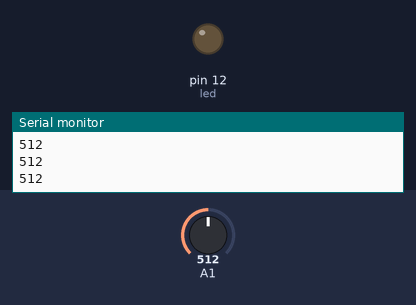
Recording of a sketch running on a simulated Arduino Uno, built with avr-gcc and run on an emulated ATmega328P. On the bench: output pins drawn as LEDs (lit = HIGH), the last lines printed to the serial monitor. The test bench sets the inputs (shaded band); at power-on: A1 = 512.

Above: at 1.2 s.
1.3 s: A1 set to 498
At 2.4 s:
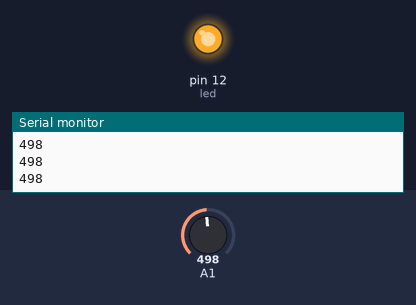
2.8 s: A1 set to 522
At 3.7 s:
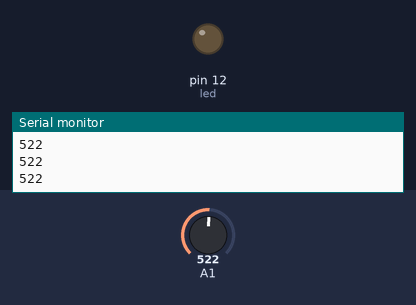
4.3 s: A1 set to 511
At 5.1 s:
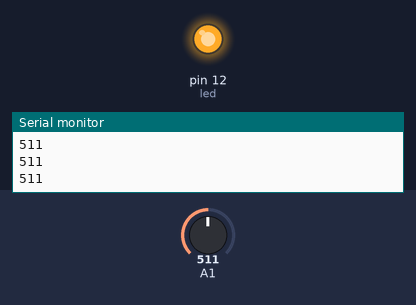
Timing chart, 0 to 7.3 s (numbered marks = the images above; inputs shaded):
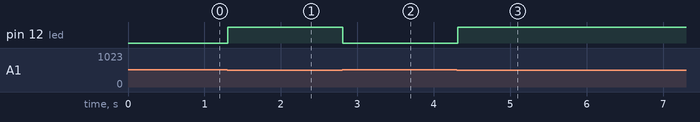

Measured:
- the behaviour switches between 512 and 511 on A1 (found by bisection; images 0 and 1)
- after the input at 1.3 s, pin 12 (led): LOW → HIGH at once
- after the input at 2.8 s, pin 12 (led): HIGH → LOW at once
- after the input at 4.3 s, pin 12 (led): LOW → HIGH at once

The sketch:

photoresistor.ino
```cpp
int led = 12;
// 조도센서 사용(황화카드뮴), 빛의 양이 많을 수록 저항이 낮아지고,
// 빛의 양이 적을 수록 저항이 커진다

void setup() {
  // put your setup code here, to run once:
  Serial.begin(9600);
  pinMode(led,OUTPUT);
}

void loop() {
  // put your main code here, to run repeatedly:
  int val = analogRead(A1);
  Serial.println(val);

  if(val < 512) {
    digitalWrite(led, HIGH);
  } else {
    digitalWrite(led, LOW);
  }

  delay(100);
}
```
